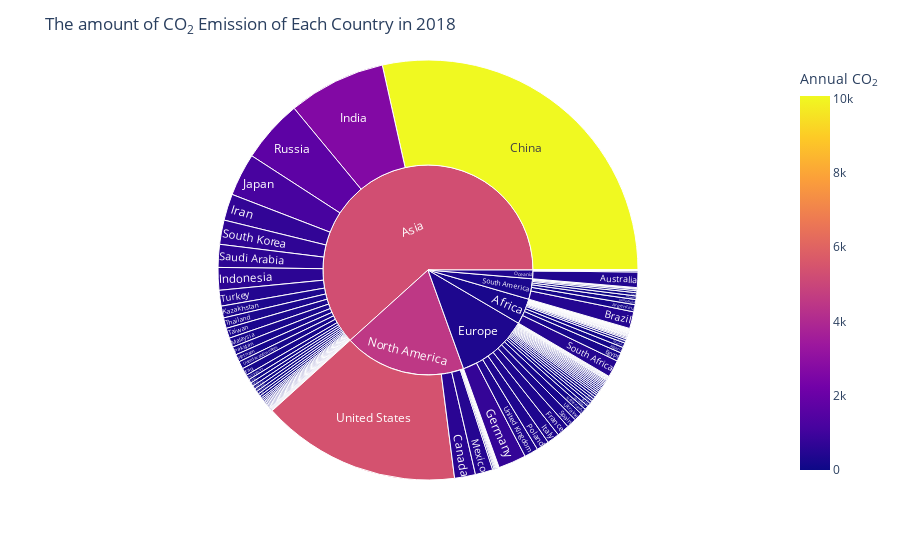

The notebook cell this image was saved under:
### Code cell
from read_co2 import fig_sunburst_co2_country
curr_year = 2018
fig = fig_sunburst_co2_country(curr_year)
fig.show()

### Figure 1 — Plotly figure (JSON) as saved in the notebook; plotly's stock layout.template omitted (floating-point values rounded to 4 significant figures; data arrays with more than 128 entries replaced by an {"elided": "..."} marker saying what was removed)
{"data": [{"branchvalues": "total", "customdata": {"elided": "217x2 mixed values"}, "domain": {"x": [0, 1], "y": [0, 1]}, "hovertemplate": "labels=%{label}<br>co2_sum=%{value}<br>parent=%{parent}<br>id=%{id}<br>iso_code=%{customdata[0]}<br>co2=%{color}<extra></extra>", "ids": {"elided": "217 str values"}, "labels": {"elided": "217 str values"}, "marker": {"coloraxis": "coloraxis", "colors": {"elided": "217 float values"}}, "name": "", "parents": {"elided": "217 str values"}, "type": "sunburst", "values": {"elided": "217 float values"}}], "layout": {"coloraxis": {"colorbar": {"title": {"text": "Annual CO<sub>2</sub>"}}, "colorscale": [[0, "#0d0887"], [0.1111, "#46039f"], [0.2222, "#7201a8"], [0.3333, "#9c179e"], [0.4444, "#bd3786"], [0.5556, "#d8576b"], [0.6667, "#ed7953"], [0.7778, "#fb9f3a"], [0.8889, "#fdca26"], [1, "#f0f921"]]}, "legend": {"tracegroupgap": 0}, "margin": {"t": 60}, "title": {"text": "The amount of CO<sub>2</sub> Emission of Each Country in 2018"}}}
